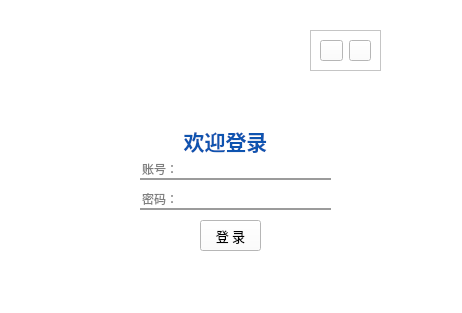
<?xml version="1.0" encoding="UTF-8"?>
<ui version="4.0">
 <class>MainWindow</class>
 <widget class="QMainWindow" name="MainWindow">
  <property name="geometry">
   <rect>
    <x>0</x>
    <y>0</y>
    <width>462</width>
    <height>313</height>
   </rect>
  </property>
  <property name="windowTitle">
   <string>MainWindow</string>
  </property>
  <property name="styleSheet">
   <string notr="true">background-color: rgb(255, 255, 255);</string>
  </property>
  <widget class="QWidget" name="centralwidget">
   <widget class="QLabel" name="label">
    <property name="geometry">
     <rect>
      <x>60</x>
      <y>40</y>
      <width>311</width>
      <height>101</height>
     </rect>
    </property>
    <property name="styleSheet">
     <string notr="true">background-color: rgb(255, 255, 255,0);
border-image: url(:/images/scut.png);</string>
    </property>
    <property name="text">
     <string/>
    </property>
   </widget>
   <widget class="QLabel" name="label_2">
    <property name="geometry">
     <rect>
      <x>70</x>
      <y>130</y>
      <width>311</width>
      <height>131</height>
     </rect>
    </property>
    <property name="font">
     <font>
      <family>宋体</family>
      <pointsize>10</pointsize>
     </font>
    </property>
    <property name="text">
     <string/>
    </property>
   </widget>
   <widget class="QLabel" name="label_3">
    <property name="geometry">
     <rect>
      <x>160</x>
      <y>120</y>
      <width>131</width>
      <height>41</height>
     </rect>
    </property>
    <property name="font">
     <font>
      <family>华文行楷</family>
      <pointsize>16</pointsize>
      <weight>75</weight>
      <bold>true</bold>
     </font>
    </property>
    <property name="styleSheet">
     <string notr="true">color:rgb(14, 84, 176)</string>
    </property>
    <property name="text">
     <string>欢迎登录</string>
    </property>
    <property name="alignment">
     <set>Qt::AlignCenter</set>
    </property>
   </widget>
   <widget class="QLineEdit" name="user_lineedit">
    <property name="geometry">
     <rect>
      <x>140</x>
      <y>160</y>
      <width>191</width>
      <height>20</height>
     </rect>
    </property>
    <property name="styleSheet">
     <string notr="true">border:none;
background-color: rgb(0,0,0,0);
border-bottom:2px solid rgba(0,0,0,100)</string>
    </property>
    <property name="placeholderText">
     <string>账号：</string>
    </property>
   </widget>
   <widget class="QLineEdit" name="pwd_lineedit">
    <property name="geometry">
     <rect>
      <x>140</x>
      <y>190</y>
      <width>191</width>
      <height>20</height>
     </rect>
    </property>
    <property name="styleSheet">
     <string notr="true">border:none;
border-bottom:2px solid rgba(0,0,0,100);
background-color: rgb(0,0,0,0)</string>
    </property>
    <property name="echoMode">
     <enum>QLineEdit::Password</enum>
    </property>
    <property name="placeholderText">
     <string>密码：</string>
    </property>
   </widget>
   <widget class="QPushButton" name="pushButton">
    <property name="geometry">
     <rect>
      <x>200</x>
      <y>220</y>
      <width>61</width>
      <height>31</height>
     </rect>
    </property>
    <property name="font">
     <font>
      <family>宋体</family>
      <pointsize>10</pointsize>
     </font>
    </property>
    <property name="styleSheet">
     <string notr="true">background-color: rgb(59, 139, 214);
QPushbotton{
    border:none.
}

QPushbotton:pressed{
    padding-left:5px;
    padding-top:5px.
}</string>
    </property>
    <property name="text">
     <string>登 录</string>
    </property>
   </widget>
   <widget class="QFrame" name="frame">
    <property name="geometry">
     <rect>
      <x>310</x>
      <y>30</y>
      <width>71</width>
      <height>41</height>
     </rect>
    </property>
    <property name="styleSheet">
     <string notr="true">QPushBotton{
	border:none;
}
QPushBotton:hover{
	padding-bottom:5px;
}
</string>
    </property>
    <property name="frameShape">
     <enum>QFrame::StyledPanel</enum>
    </property>
    <property name="frameShadow">
     <enum>QFrame::Raised</enum>
    </property>
    <layout class="QHBoxLayout" name="horizontalLayout">
     <item>
      <widget class="QPushButton" name="pushButton_3">
       <property name="styleSheet">
        <string notr="true">background-color: rgb(255, 255, 255);</string>
       </property>
       <property name="text">
        <string/>
       </property>
       <property name="icon">
        <iconset resource="srpresources/res.qrc">
         <normaloff>:/icons/mini.png</normaloff>:/icons/mini.png</iconset>
       </property>
      </widget>
     </item>
     <item>
      <widget class="QPushButton" name="pushButton_2">
       <property name="text">
        <string/>
       </property>
       <property name="icon">
        <iconset resource="srpresources/res.qrc">
         <normaloff>:/icons/close.png</normaloff>:/icons/close.png</iconset>
       </property>
      </widget>
     </item>
    </layout>
   </widget>
   <zorder>label</zorder>
   <zorder>frame</zorder>
   <zorder>label_2</zorder>
   <zorder>user_lineedit</zorder>
   <zorder>pwd_lineedit</zorder>
   <zorder>pushButton</zorder>
   <zorder>label_3</zorder>
  </widget>
 </widget>
 <resources>
  <include location="srpresources/res.qrc"/>
 </resources>
 <connections>
  <connection>
   <sender>pushButton_2</sender>
   <signal>clicked()</signal>
   <receiver>MainWindow</receiver>
   <slot>close()</slot>
   <hints>
    <hint type="sourcelabel">
     <x>362</x>
     <y>48</y>
    </hint>
    <hint type="destinationlabel">
     <x>397</x>
     <y>12</y>
    </hint>
   </hints>
  </connection>
  <connection>
   <sender>pushButton_3</sender>
   <signal>clicked()</signal>
   <receiver>MainWindow</receiver>
   <slot>showMinimized()</slot>
   <hints>
    <hint type="sourcelabel">
     <x>333</x>
     <y>49</y>
    </hint>
    <hint type="destinationlabel">
     <x>328</x>
     <y>11</y>
    </hint>
   </hints>
  </connection>
 </connections>
</ui>
